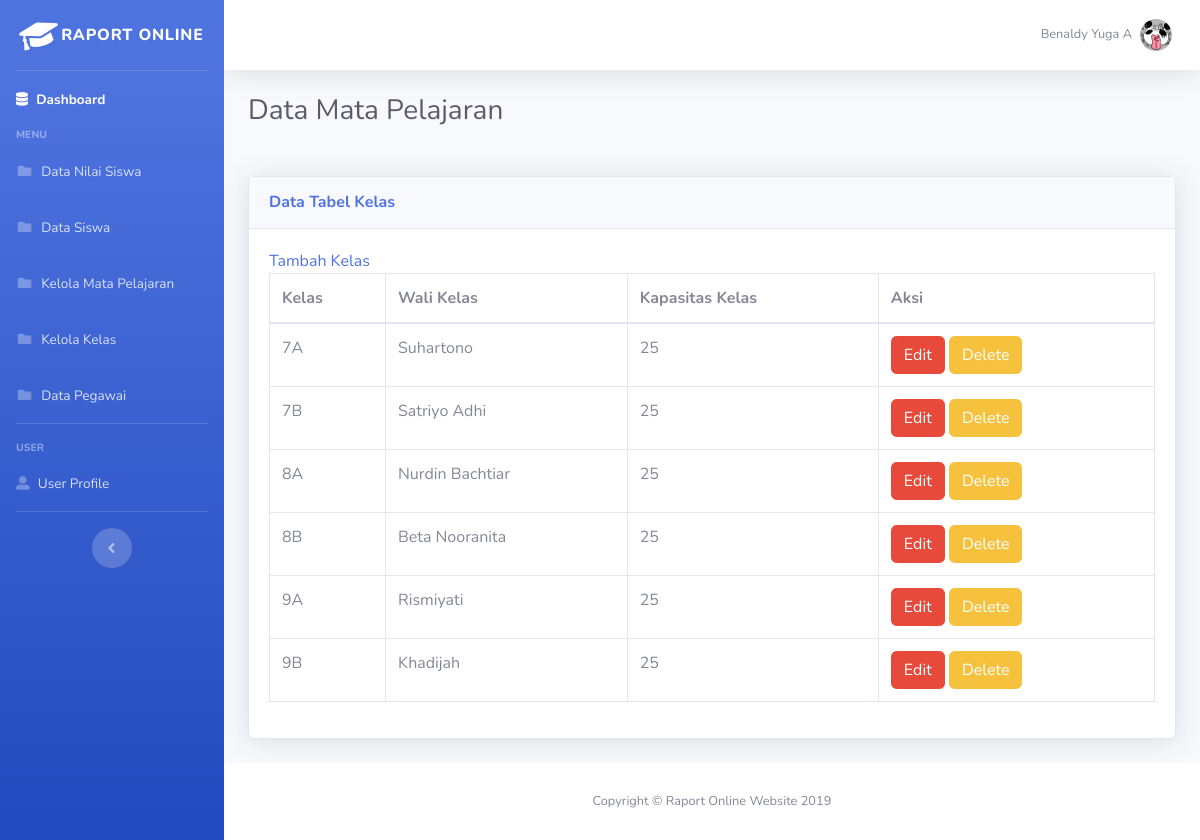
The app's page /dashboard.php?halaman=detailkelas&id=1 (signed in) with its own data.
### tables this page shows
CREATE TABLE `profile` (
  `idprofile` int(10) NOT NULL,
  `id_admin` int(10) NOT NULL,
  `address` varchar(200) NOT NULL,
  `city` varchar(50) NOT NULL,
  `country` varchar(50) NOT NULL,
  `postalcode` int(10) NOT NULL,
  `about` varchar(200) NOT NULL,
  `gambar` varchar(50) NOT NULL
);

CREATE TABLE `kelas` (
  `kd_kelas` varchar(10) NOT NULL,
  `nama_walikelas` varchar(50) NOT NULL,
  `kapasitas_kelas` int(10) NOT NULL
);

### detailKelas.php (the view, shortened to what this page needs)
<?php
$query="SELECT * FROM kelas order by kd_kelas";
$result = mysqli_query($con, $query);
?>
<div class="d-sm-flex align-items-center justify-content-between mb-4">
    <h1 class="h3 mb-4 text-gray-800">
      Data Mata Pelajaran
    </h1>
</div>
<div class="card shadow mb-4">
  <div class="card-header py-3">
    <h6 class="m-0 font-weight-bold text-primary">Data Tabel Kelas</h6>
  </div>
  <div class="card-body">
    <div class="table-responsive">
      <a href="dashboard.php?halaman=tambahkelas&id=<?php echo $username;?>">Tambah Kelas</a>
      <table class="table table-bordered" id="dataTable" width="100%" cellspacing="0">
        <thead>
        <tr>
          <th>Kelas</th>
          <th>Wali Kelas</th>
          <th>Kapasitas Kelas</th>
          <th>Aksi</th>
        </tr>
        </thead>
        <tbody id="nilaitahun">
          <?php while($row = mysqli_fetch_array($result)){?>
          <tr>
            <td><?php echo $row['kd_kelas']; ?></td>
            <td><?php echo $row['nama_walikelas']; ?></td>
            <td><?php echo $row['kapasitas_kelas']; ?></td>
            <td>
              <a href="dashboard.php?halaman=editkelas&id=<?php echo $username;echo "&kd_kelas=".$row['kd_kelas'];?>" class="btn-danger btn" >Edit</a>
              <a href="dashboard.php?halaman=deletekelas&id=<?php echo $username; echo "&kd_kelas=".$row['kd_kelas']; ?>" class="btn-warning btn" >Delete</a>
            </td>
          </tr>
          <?php
            }
          ?>
        </tbody>
      </table>
    </div>
  </div>
</div>

### dashboard.php (shortened to what this page needs)
<!DOCTYPE html>
<html lang="en">
<head>
    <link href="vendor/fontawesome-free/css/all.min.css" rel="stylesheet" type="text/css">
    <link href="css/sb-admin-2.min.css" rel="stylesheet">
</head>
<body id="page-top">
  <div id="wrapper">
    <ul class="navbar-nav bg-gradient-primary sidebar sidebar-dark accordion" id="accordionSidebar">
      <?php
        $username=$_GET['id'];
        echo '<a class="sidebar-brand d-flex align-items-center justify-content-center" href="dashboard.php?id='.$username.'">';
      ?>
        <div class="sidebar-brand-icon rotate-n-15">
          <i class="fas fa-graduation-cap"></i>
        </div>
        <div class="sidebar-brand-text mx-6">Raport Online</div>
      </a>
      <?php
        $id=$_GET['id'];
        $db_host='localhost';
        $db_database='raport';
        $db_username='root';
        $db_password='';
        $con = mysqli_connect($db_host, $db_username, $db_password,$db_database);
        $query = " SELECT * FROM profile pro INNER JOIN admin a  ON a.id_admin=pro.id_admin where a.id_admin='".$id."'";
        $result = mysqli_query($con,$query);
        $row = mysqli_fetch_array($result);
      ?>
      <hr class="sidebar-divider my-0">
      <li class="nav-item active">
        <?php
          $username=$_GET['id'];
          echo '<a class="nav-link" href="dashboard.php?id='.$username.'">';
        ?>
        <i class="fas fa-database"></i>
        <span>Dashboard</span>
        </a>
        <div class="sidebar-heading">
          Menu
        </div>
        <li class="nav-item">
          <a class="nav-link" href="dashboard.php?halaman=data_nilai_siswa&id=<?php echo $username; ?>">
            <i class="fas fa-fw fa-folder"></i>
            <span>Data Nilai Siswa</span></a>
        </li>
        <li class="nav-item">
          <a class="nav-link" href="dashboard.php?halaman=data_siswa&id=<?php echo $username; ?>">
            <i class="fas fa-fw fa-folder"></i>
            <span>Data Siswa</span></a>
        </li>
        <li class="nav-item">
          <a class="nav-link" href="dashboard.php?halaman=detailMatkul&id=<?php echo $username; ?>">
            <i class="fas fa-fw fa-folder"></i>
            <span>Kelola Mata Pelajaran</span></a>
        </li>
        <li class="nav-item">
          <a class="nav-link" href="dashboard.php?halaman=detailkelas&id=<?php echo $username; ?>">
            <i class="fas fa-fw fa-folder"></i>
            <span>Kelola Kelas</span></a>
        </li>
        <li class="nav-item">
          <a class="nav-link" href="dashboard.php?halaman=data_pegawai&id=<?php echo $username; ?>">
            <i class="fas fa-fw fa-folder"></i>
            <span>Data Pegawai</span></a>
        </li>
      </li>
      <hr class="sidebar-divider">
      <div class="sidebar-heading">
          User
      </div>
      <li class="nav-item">
        <?php
          $user=$_GET['id'];
          echo '<a class="nav-link" href="detailprofileadmin.php?id='.$user.'">';
        ?>
        <i class="fas fa-user-alt"></i>
        <span>User Profile</span>
        </a>
      </li>
      <hr class="sidebar-divider d-none d-md-block">
      <div class="text-center d-none d-md-inline">
        <button class="rounded-circle border-0" id="sidebarToggle"></button>
      </div>
    </ul>
    <div id="content-wrapper" class="d-flex flex-column">
      <div id="content">
        <nav class="navbar navbar-expand navbar-light bg-white topbar mb-4 static-top shadow">
          <ul class="navbar-nav ml-auto">
            <li class="nav-item dropdown no-arrow">
              <a class="nav-link dropdown-toggle" href="#" id="userDropdown" role="button" data-toggle="dropdown" aria-haspopup="true" aria-expanded="false">
                <span class="mr-2 d-none d-lg-inline text-gray-600 small"><?php echo $row['nama_admin'];?></span>
                <img class="img-profile rounded-circle" src="img/<?php echo $row['gambar'];?>">
              </a>
            </li>
          </ul>
        </nav>
        <div class="container-fluid">
          <?php
              if(isset($_GET['halaman']))
              {
                  if($_GET['halaman'] == "data_pegawai")
                  {
                    require_once 'data_pegawai.php';
                  }
                  else if($_GET['halaman'] == "add_database")
                  {
                    require_once 'addDatabase.php';
                  }
                  else if($_GET['halaman'] == "edit_database")
                  {
                    require_once 'editDatabase.php';
                  }
                   else if($_GET['halaman'] == "deleteMapel")
                  {
                    require_once 'deleteMapel.php';
                  }
                   else if($_GET['halaman'] == "editMapel")
                  {
                    require_once 'editMapel.php';
                  }
                   else if($_GET['halaman'] == "detailMatkul")
                  {
                    require_once 'detailmatkul.php';
                  }
                  else if($_GET['halaman'] == "tambahMapel")
                  {
                    require_once 'tambahMapel.php';
                  }
                  else if($_GET['halaman'] == "addNilai")
                  {
                    require_once 'addNilai.php';
                  }
                   else if($_GET['halaman'] == "tambahNilai")
                  {
                    require_once 'tambahNilai.php';
                  }
                   else if($_GET['halaman'] == "tambahkelas")
                  {
                    require_once 'tambahKelas.php';
                  }
                  else if($_GET['halaman'] == "editkelas")
                  {
                    require_once 'editKelas.php';
                  }
                  else if($_GET['halaman'] == "detailNilai")
                  {
                    require_once 'detailNilai.php';
                  }
                  else if($_GET['halaman'] == "detailkelas")
                  {
                    require_once 'detailKelas.php';
                  }
              }
          ?>
        </div>
      </div>
      <footer class="sticky-footer bg-white">
        <div class="container my-auto">
          <div class="copyright text-center my-auto">
            <span>Copyright &copy; Raport Online Website 2019</span>
          </div>
        </div>
      </footer>
    </div>
  </div>
</body>
</html>

### records on screen
profile: id_admin.nama_admin "Benaldy Yuga A", gambar (picture)
kelas: kd_kelas "7A", nama_walikelas "Suhartono", kapasitas_kelas "25"
kelas: kd_kelas "7B", nama_walikelas "Satriyo Adhi", kapasitas_kelas "25"
kelas: kd_kelas "8A", nama_walikelas "Nurdin Bachtiar", kapasitas_kelas "25"
kelas: kd_kelas "8B", nama_walikelas "Beta Nooranita", kapasitas_kelas "25"
kelas: kd_kelas "9A", nama_walikelas "Rismiyati", kapasitas_kelas "25"
kelas: kd_kelas "9B", nama_walikelas "Khadijah", kapasitas_kelas "25"
